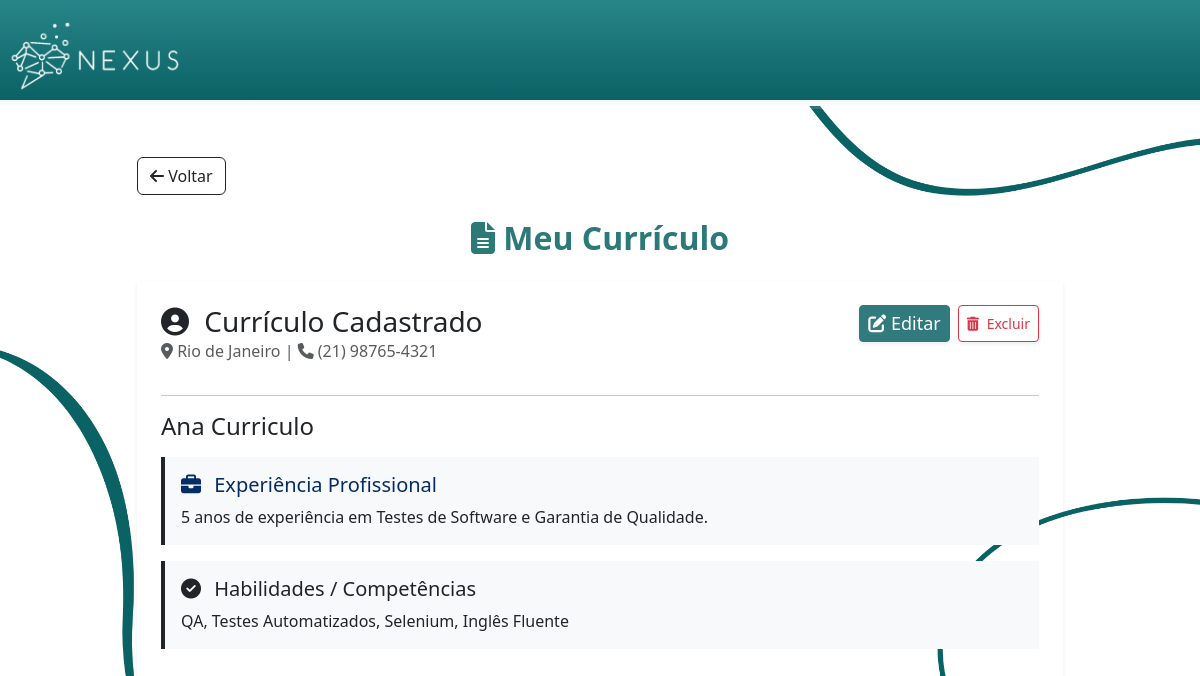
The page /acompanhamento_curriculo (signed in) on the database its author committed.
### models.py (models this page shows)
class Profissional(db.Model):
    __tablename__ = 'profissionais'
    id = db.Column(db.Integer, primary_key=True)
    usuario_id = db.Column(db.Integer, db.ForeignKey('usuarios.id'), unique=True, nullable=False)
    nome_profissional = db.Column(db.String(150), nullable=False)
    endereco = db.Column(db.String(200))
    cidade = db.Column(db.String(100))
    estado = db.Column(db.String(100))
    cep = db.Column(db.String(15))
    telefone = db.Column(db.String(50))
    experiencia = db.Column(db.Text)
    habilidades = db.Column(db.Text)
    usuario = db.relationship('Usuario', backref=db.backref('profissional', uselist=False))

### app.py (the view)
@app.route('/acompanhamento_curriculo')
def acompanhamento_curriculo():
    usuario_id = session.get('usuario_id')
    if not usuario_id or session.get('tipo_conta') != 'profissional':
        flash('Acesso negado. Apenas profissionais podem acessar esta página.', 'error')
        return redirect(url_for('index'))
    perfil = Profissional.query.filter_by(usuario_id=usuario_id).first()
    if perfil is None:
        flash('Seu perfil profissional não foi encontrado. Por favor, complete seu cadastro.', 'warning')
        return redirect(url_for('editar_curriculo'))
    num_candidaturas = Candidatura.query.filter_by(profissional_id=perfil.id).count()
    return render_template(
        'AcompanhamentoCurriculo.html',
        perfil=perfil,
        session_nome=session.get('nome'),
        num_candidaturas=num_candidaturas
    )

### app.py (called while the page is built)
@app.after_request
def add_security_headers(response):
    return response

### templates/AcompanhamentoCurriculo.html (shortened to what this page needs)
<html>
<head>
    <link rel="stylesheet" href="https://cdnjs.cloudflare.com/ajax/libs/font-awesome/6.5.1/css/all.min.css"
 />
    <link href="{{ url_for('static', filename='Estilo.css') }}" rel="stylesheet">
    <link href="https://cdn.jsdelivr.net/npm/bootstrap@5.3.3/dist/css/bootstrap.min.css" rel="stylesheet">
</head>
<body id="corpoInicio2">
    <header id="cabecalhoIndex">
        <a href="{{ url_for('index') }}">
            <img id="logoheader" src="{{ url_for('static', filename='images/logo-branco.png') }}" alt="Logo Nexus">
        </a>
    </header>
    <div id="degradeCabecalhoIndex2"></div>
    <main class="container my-5">
        <div class="row">
            <div class="col-md-10 offset-md-1">
                <a href="javascript:history.back()" class="btn btn-outline-dark mb-4">
                    <i class="fa-solid fa-arrow-left"></i> Voltar
                </a>
                <h1 class="titulo-pagina text-center mb-4">
                    <i class="fas fa-file-alt"></i> Meu Currículo
                </h1>
                {% if perfil and perfil.experiencia and perfil.habilidades %}
                <div class="list-group-item d-flex flex-column mb-4 rounded-lg shadow-sm border-success p-4">
                    <div class="d-flex justify-content-between align-items-start mb-3">
                        <div>
                            <h3 class="card-title text-dark m-0" style="color: #0B6265;">
                                <i class="fas fa-user-circle me-2"></i> Currículo Cadastrado
                            </h3>
                            <p class="text-muted mb-0">
                                <i class="fas fa-map-marker-alt"></i> {{ perfil.cidade or 'Não Informado' }}
                                {% if perfil.telefone %}| <i class="fas fa-phone"></i> {{ perfil.telefone }}{% endif %}
                            </p>
                        </div>
                        <div class="text-end d-flex gap-2">
                            <a href="{{ url_for('editar_curriculo') }}" class="btn btn-warning btn-sm shadow-sm"
                                id="botaoPublicar">
                                <i class="fas fa-edit"></i> Editar
                            </a>
                            <button onclick="confirmarExclusaoWrapper()"
                                class="btn btn-outline-danger btn-sm shadow-sm">
                                <i class="fas fa-trash-alt me-1"></i> Excluir
                            </button>
                        </div>
                    </div>
                    <hr>
                    <h4 class="text-dark mb-3">{{ perfil.nome_profissional or session_nome }}</h4>
                    <div class="mb-3 p-3 border-start border-dark border-4 bg-light">
                        <h5 class="text-primary-emphasis"><i class="fas fa-briefcase me-2"></i> Experiência Profissional</h5>
                        <p class="card-text text-break">{{ perfil.experiencia | replace('\n', '<br>') | safe }}</p>
                    </div>
                    <div class="mb-3 p-3 border-start border-dark border-4 bg-light">
                        <h5 class="text-prmiary-emphasis"><i class="fas fa-check-circle me-2"></i> Habilidades / Competências
                        </h5>
                        <p class="card-text text-break">{{ perfil.habilidades | replace('\n', '<br>') | safe }}</p>
                    </div>
                </div>
                {% endif %}
            </div>
        </div>
    </main>
</body>
</html>

### static/Estilo.css (style rules this page uses)
#corpoInicio2 { background-color: white; background-image: url(../static/images/ELEMENTO2.png); background-size: 100%; background-repeat: no-repeat; background-position: center; }
#logoheader { width: auto; height: auto; max-height: 100px; margin: 0; }
#cabecalhoIndex { background-color: #268a8d; color: white; font-family: Cambria, Cochin, Georgia, Times, 'Times New Roman', serif; width: 100%; border-bottom: 6px solid transparent; background-image: linear-gradient(#278588, #0B6265), linear-gradient(to bottom, #0B6265, #ffffff); background-origin: padding-box, border-box; background-clip: padding-box, border-box; }
.titulo-pagina { font-weight: 700; color: #2b7a78; margin-bottom: 50px; }
#degradeCabecalhoIndex2 { background: linear-gradient(to right, transparent, rgba(255, 255, 255, 0.2)); height: 3px; }
.titulo-pagina { font-weight: 700; color: #2b7a78; margin-bottom: 1rem; font-size: 2rem; }
.titulo-pagina { font-weight: 700; font-size: 2rem; color: #2b7a78; }
#botaoPublicar { color: white; background-color: #317a7e; border-color: #317a7e; font-size: large; text-align: center; }

### rows shown on the page
Profissional: cidade "Rio de Janeiro", telefone "(21) 98765-4321", nome_profissional "Ana Curriculo", experiencia "5 anos de experiência em Testes de Software e Garantia de Qualidade.", habilidades "QA, Testes Automatizados, Selenium, Inglês Fluente"
